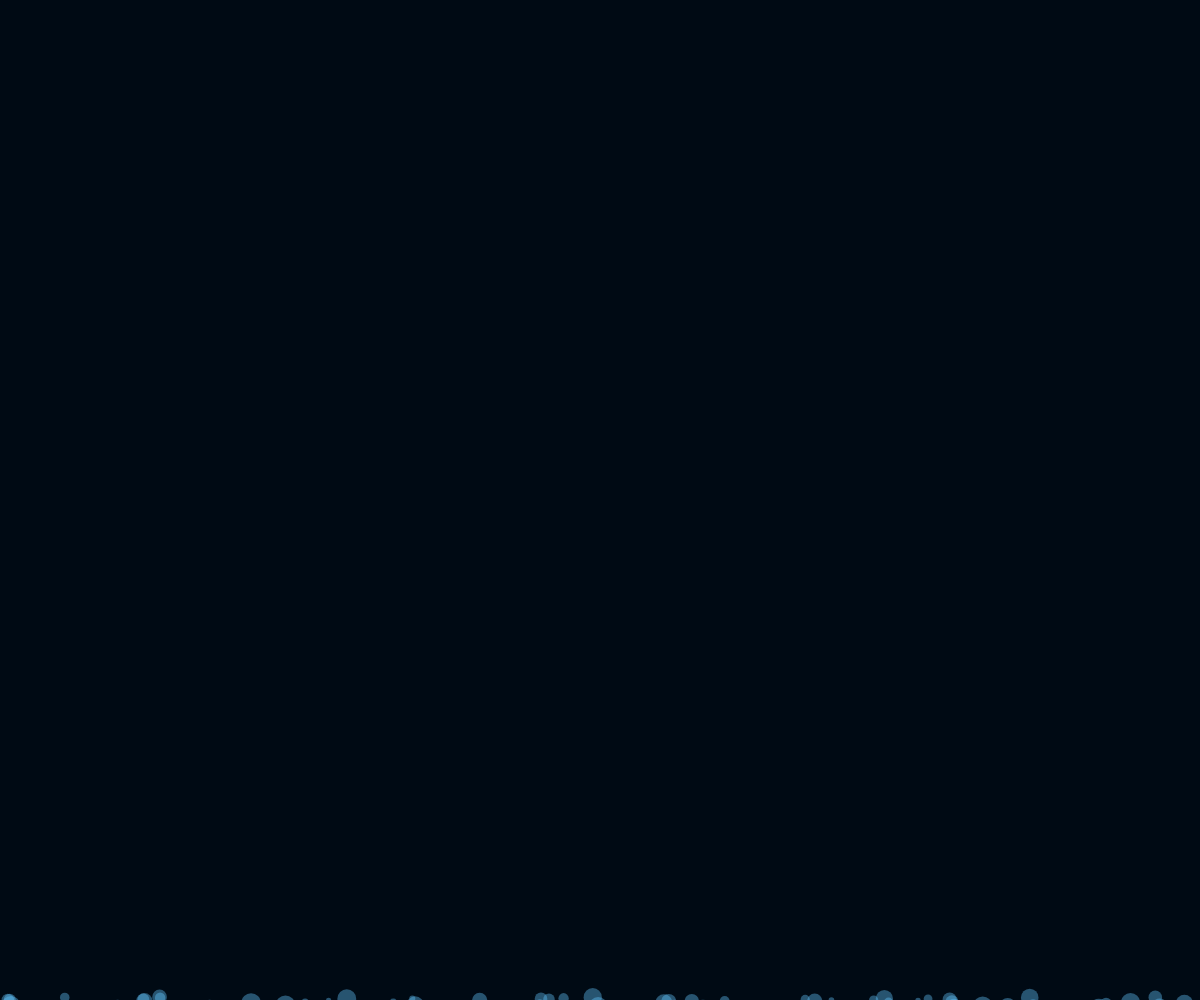
Frame 1 (no input)
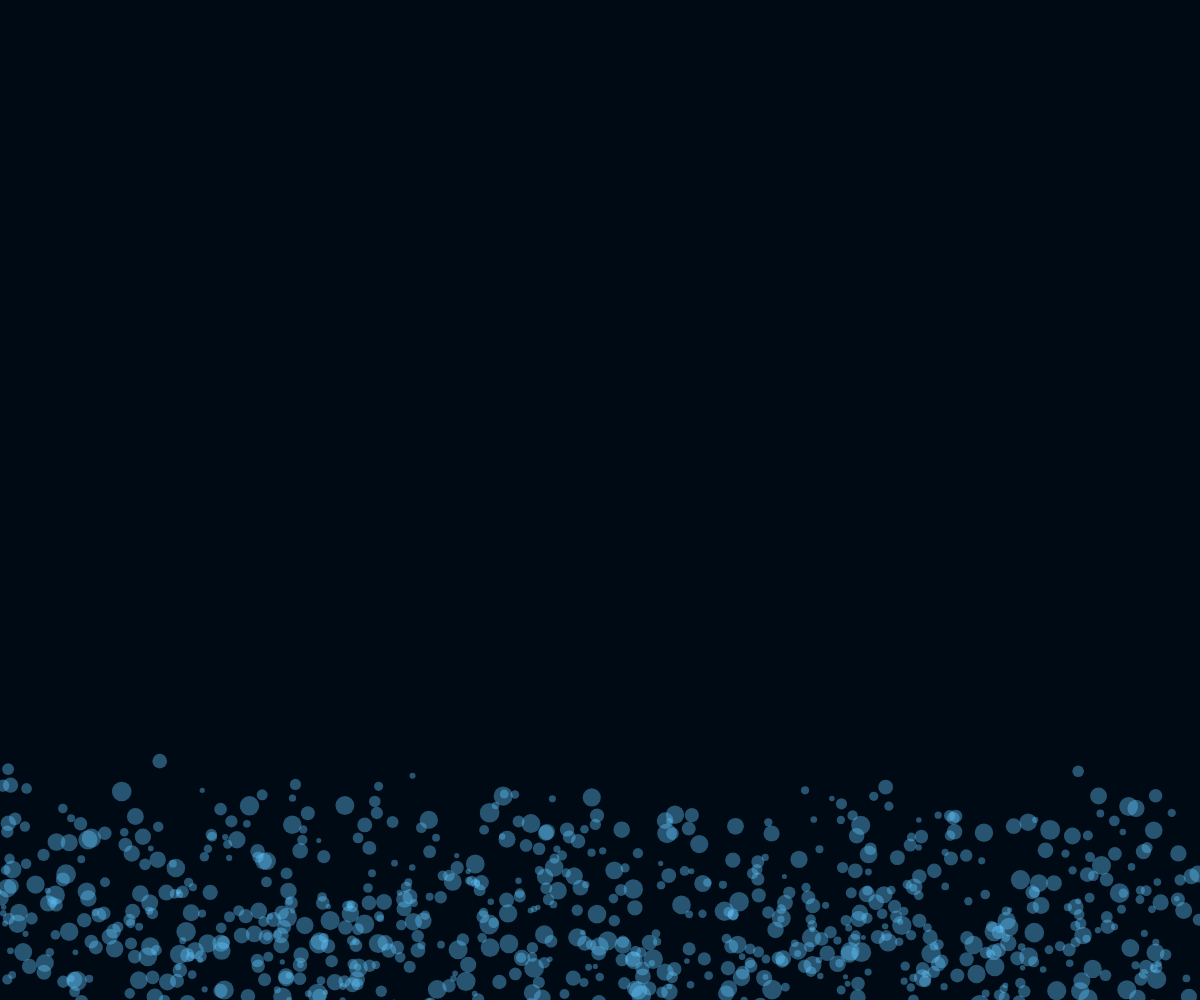
Frame 60 (no input)
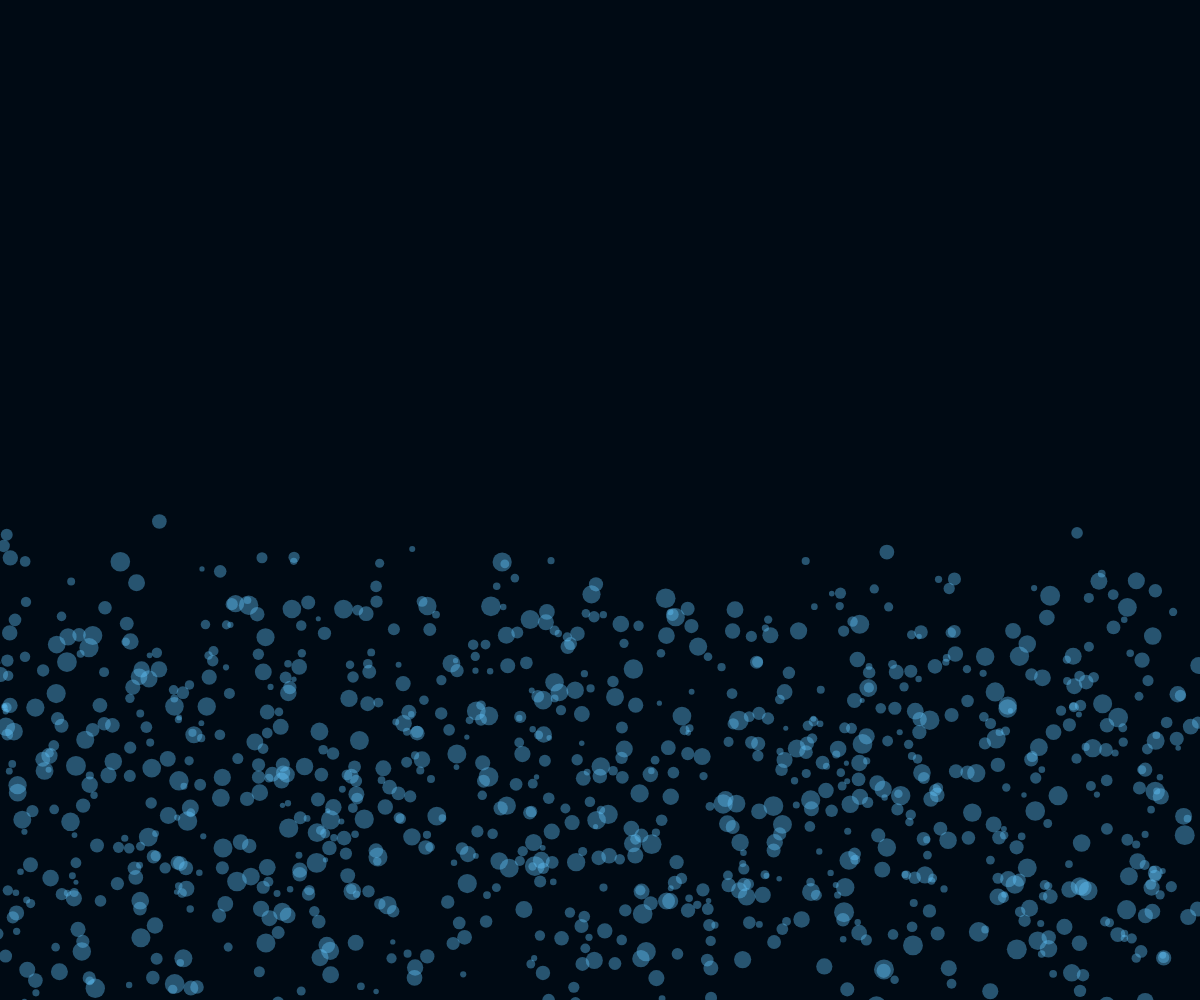
Frame 120 (the mouse pressed at the canvas centre since frame 60)

The p5.js sketch that drew these frames (run headless with seeded random() and noise() and a simulated clock; from frame 60 on, the mouse is pressed at the canvas centre):

// p5.js sketch
// ── sketch.js
let bubbles = [];

function setup() {
  createCanvas(windowWidth, windowHeight);
  for (let i = 0; i < 1000; i++) {
    bubbles.push(new Bubble());
  }
}

function draw() {
  background(0, 10, 20);
  
  for (let bubble of bubbles) {
    bubble.update();
    bubble.show();
  }
}

// Bubble class
class Bubble {
  constructor() {
    this.reset();
  }
  
  reset() {
    this.x = random(width);
    this.y = random(height, height + 200); // start below canvas
    this.r = random(5, 20); // bubble size
    this.speed = random(1, 4);
    this.wobble = random(TWO_PI);
    this.color = color(100, 200, 255, 100); // semi-transparent light blue
  }
  
  update() {
    this.y -= this.speed;
    this.x += sin(this.wobble) * 0.5; // wobble side to side
    this.wobble += 0.1;
    
    if (this.y < -this.r) {
      this.reset();
    }
  }
  
  show() {
    noStroke();
    fill(this.color);
    ellipse(this.x, this.y, this.r);
  }
}

function windowResized() {
  resizeCanvas(windowWidth, windowHeight);
}
